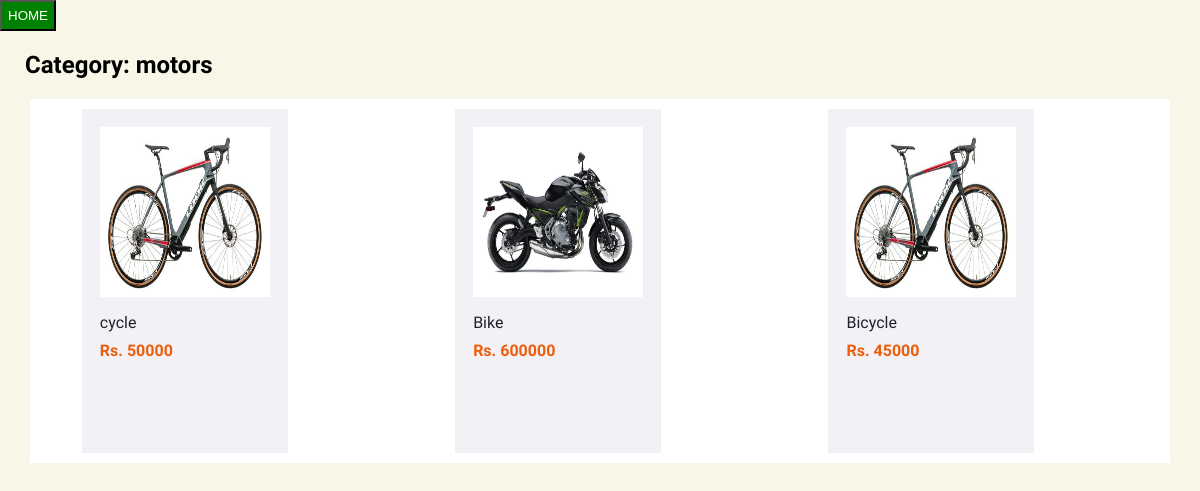
The app's page /welcome/products.php?category=motors with its own data.
### tables this page shows
CREATE TABLE `products` (
  `ad_username` varchar(100) NOT NULL,
  `ID` int(10) NOT NULL,
  `name` varchar(250) NOT NULL,
  `category` varchar(100) NOT NULL,
  `image` varchar(250) NOT NULL,
  `descr` varchar(500) NOT NULL,
  `status` varchar(100) NOT NULL DEFAULT 'under review',
  `no_of_bids` int(100) NOT NULL,
  `min_bid_amount` int(100) NOT NULL,
  `latest_bid_amount` int(100) NOT NULL,
  `bid_time_remaining` int(100) NOT NULL,
  `added_time` datetime(6) NOT NULL DEFAULT current_timestamp(6),
  `high_bid_user` varchar(255) NOT NULL,
  `bid_status` varchar(255) NOT NULL DEFAULT 'open'
);

### welcome/products.php (the view, shortened to what this page needs)
<?php
$category_name = $_GET['category'];
include_once('../sns/connection.php');
$database = 'products';
$conn = mysqli_connect($servername, $username, $password, $database);
$query = "SELECT * from products where category = '$category_name' and status='approved'";
$result = mysqli_query($conn ,$query);
$no_of_products = mysqli_num_rows($conn->query("SELECT ID from products where category='$category_name' and status='approved'"));
$total_rows = $no_of_products/5;
?>
<!DOCTYPE html>
<html>
<head>
	<link rel="stylesheet" type="text/css" href="style.css">
</head>
<body>
	<a href="../welcome/welcome.php"><button style="background-color: green; color: white; padding:6px; cursor: pointer;">HOME</button></a>
	<h2 style="margin-left: 25px;">Category: <?php echo $category_name; ?></h2>
		<?php for ($i=0; $i <$total_rows ; $i++) {
		?>
		<div class="pro_container">
			<?php
				$counter = 0;
				$max = 5;
				while($rows=mysqli_fetch_assoc($result) and ($counter < $max)){
					$proid = $rows['ID'];
					$min_bid_amount = $rows['min_bid_amount'];
					$latest_bid_amount = $rows['latest_bid_amount'];
					$counter++;
			?>
			<div class="item">
				<a href="../products/item.php?ID=<?php echo $proid;?>"><?php ?><img src="../admin_panel/image/<?php echo $rows['image'] ?>" height="170px" width="170px">
				<p class="item_name"><?php echo $rows['name']; ?></p>
				<h4><?php if ($min_bid_amount < $latest_bid_amount) {
					echo "Rs. ".$latest_bid_amount;
				}else{ echo "Rs. ".$min_bid_amount;  }?></h4>
				<p id="item-det"><span>View Details</span></p></a><br>
			</div> <br>
<?php
				}
			?>
		</div>
		<br>
<?php } ?>
</body>
</html>

### welcome/style.css (style rules this page uses)
body { margin: 0; padding: 0; font-family: 'Varela', sans-serif; background-color: #f7f6e7; }
.pro_container { display: flex; justify-content: space-around; padding: 10px; background-color: white; margin-right: 30px; margin-left: 30px; margin-bottom: 30px; text-align: left; border-bottom: none; border-top: none; }
.pro_container .item { cursor: pointer; background-color: #F3F1F5; padding: 18px; }
.item img { display: block; margin: auto; }
a { text-decoration: none; color: #1e212d; }
.item h4 { margin-top: -7px; color: #eb5e0b; }
:root { --border-radius: 10px; }

### records on screen
products: image (picture), name "cycle", latest_bid_amount "50000"
products: image (picture), name "Bike", latest_bid_amount "600000"
products: image (picture), name "Bicycle", latest_bid_amount "45000"

### other values on screen
$category_name "motors"
